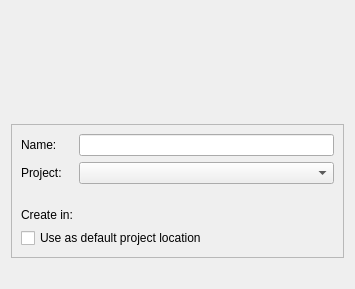
<?xml version="1.0" encoding="UTF-8"?>
<ui version="4.0">
 <class>Utils::ProjectIntroPage</class>
 <widget class="QWizardPage" name="Utils::ProjectIntroPage">
  <property name="geometry">
   <rect>
    <x>0</x>
    <y>0</y>
    <width>355</width>
    <height>289</height>
   </rect>
  </property>
  <property name="title">
   <string>Introduction and Project Location</string>
  </property>
  <layout class="QVBoxLayout" name="verticalLayout">
   <property name="sizeConstraint">
    <enum>QLayout::SetMinimumSize</enum>
   </property>
   <item>
    <widget class="QLabel" name="descriptionLabel">
     <property name="wordWrap">
      <bool>true</bool>
     </property>
    </widget>
   </item>
   <item>
    <spacer name="verticalSpacer">
     <property name="orientation">
      <enum>Qt::Vertical</enum>
     </property>
     <property name="sizeType">
      <enum>QSizePolicy::MinimumExpanding</enum>
     </property>
     <property name="sizeHint" stdset="0">
      <size>
       <width>0</width>
       <height>0</height>
      </size>
     </property>
    </spacer>
   </item>
   <item>
    <widget class="QFrame" name="frame">
     <property name="frameShape">
      <enum>QFrame::StyledPanel</enum>
     </property>
     <property name="frameShadow">
      <enum>QFrame::Raised</enum>
     </property>
     <layout class="QFormLayout" name="formLayout">
      <item row="0" column="0">
       <widget class="QLabel" name="nameLabel">
        <property name="text">
         <string>Name:</string>
        </property>
       </widget>
      </item>
      <item row="0" column="1">
       <widget class="Utils::ProjectNameValidatingLineEdit" name="nameLineEdit"/>
      </item>
      <item row="6" column="0">
       <widget class="QLabel" name="pathLabel">
        <property name="text">
         <string>Create in:</string>
        </property>
       </widget>
      </item>
      <item row="6" column="1">
       <widget class="Utils::PathChooser" name="pathChooser" native="true"/>
      </item>
      <item row="4" column="0">
       <spacer name="directorySeparatorLabel">
        <property name="orientation">
         <enum>Qt::Vertical</enum>
        </property>
        <property name="sizeType">
         <enum>QSizePolicy::Fixed</enum>
        </property>
        <property name="sizeHint" stdset="0">
         <size>
          <width>0</width>
          <height>12</height>
         </size>
        </property>
       </spacer>
      </item>
      <item row="7" column="0" colspan="2">
       <widget class="QCheckBox" name="projectsDirectoryCheckBox">
        <property name="text">
         <string>Use as default project location</string>
        </property>
       </widget>
      </item>
      <item row="3" column="0">
       <widget class="QLabel" name="projectLabel">
        <property name="text">
         <string>Project:</string>
        </property>
       </widget>
      </item>
      <item row="3" column="1">
       <widget class="QComboBox" name="projectComboBox"/>
      </item>
     </layout>
    </widget>
   </item>
   <item>
    <widget class="QLabel" name="stateLabel">
     <property name="wordWrap">
      <bool>true</bool>
     </property>
    </widget>
   </item>
  </layout>
 </widget>
 <customwidgets>
  <customwidget>
   <class>Utils::ProjectNameValidatingLineEdit</class>
   <extends>QLineEdit</extends>
   <header location="global">projectnamevalidatinglineedit.h</header>
  </customwidget>
  <customwidget>
   <class>Utils::PathChooser</class>
   <extends>QWidget</extends>
   <header location="global">pathchooser.h</header>
   <container>1</container>
  </customwidget>
 </customwidgets>
 <resources/>
 <connections/>
</ui>
